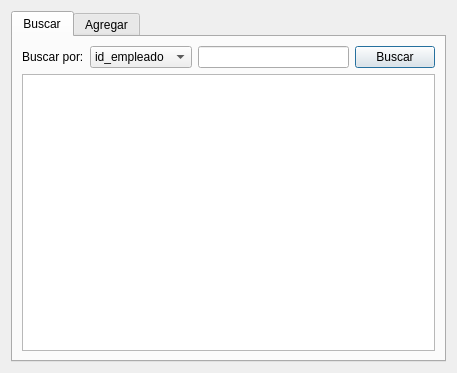
<?xml version="1.0" encoding="UTF-8"?>
<ui version="4.0">
 <class>Empleados</class>
 <widget class="QDialog" name="Empleados">
  <property name="geometry">
   <rect>
    <x>0</x>
    <y>0</y>
    <width>457</width>
    <height>373</height>
   </rect>
  </property>
  <property name="windowTitle">
   <string>Dialog</string>
  </property>
  <layout class="QVBoxLayout" name="verticalLayout">
   <item>
    <widget class="QTabWidget" name="empleado">
     <property name="currentIndex">
      <number>0</number>
     </property>
     <widget class="QWidget" name="buscar">
      <attribute name="title">
       <string>Buscar</string>
      </attribute>
      <layout class="QVBoxLayout" name="verticalLayout_2">
       <item>
        <layout class="QHBoxLayout" name="horizontalLayout">
         <item>
          <widget class="QLabel" name="label">
           <property name="text">
            <string>Buscar por:</string>
           </property>
          </widget>
         </item>
         <item>
          <widget class="QComboBox" name="comboBoxEmp">
           <item>
            <property name="text">
             <string>id_empleado</string>
            </property>
           </item>
           <item>
            <property name="text">
             <string>nombre</string>
            </property>
           </item>
           <item>
            <property name="text">
             <string>telefono</string>
            </property>
           </item>
           <item>
            <property name="text">
             <string>tienda</string>
            </property>
           </item>
          </widget>
         </item>
         <item>
          <widget class="QLineEdit" name="lineEdit2"/>
         </item>
         <item>
          <widget class="QPushButton" name="buscar_2">
           <property name="text">
            <string>Buscar</string>
           </property>
          </widget>
         </item>
        </layout>
       </item>
       <item>
        <widget class="QTextBrowser" name="textBrowser"/>
       </item>
      </layout>
     </widget>
     <widget class="QWidget" name="agregar">
      <attribute name="title">
       <string>Agregar</string>
      </attribute>
      <layout class="QVBoxLayout" name="verticalLayout_3">
       <item>
        <layout class="QHBoxLayout" name="horizontalLayout_2">
         <item>
          <layout class="QGridLayout" name="gridLayout">
           <item row="0" column="0">
            <widget class="QLabel" name="id_empleado">
             <property name="text">
              <string>ID:</string>
             </property>
            </widget>
           </item>
           <item row="0" column="1" colspan="3">
            <widget class="QLineEdit" name="edit_id"/>
           </item>
           <item row="1" column="0">
            <widget class="QLabel" name="nombre">
             <property name="text">
              <string>Nombre:</string>
             </property>
            </widget>
           </item>
           <item row="1" column="2" colspan="2">
            <widget class="QLineEdit" name="edit_nombre"/>
           </item>
           <item row="2" column="0" colspan="2">
            <widget class="QLabel" name="domicilio">
             <property name="text">
              <string>Domicilio:  </string>
             </property>
            </widget>
           </item>
           <item row="2" column="2" colspan="2">
            <widget class="QLineEdit" name="edit_domicilio"/>
           </item>
           <item row="3" column="0" colspan="3">
            <widget class="QLabel" name="telefono">
             <property name="text">
              <string>Telefono: </string>
             </property>
            </widget>
           </item>
           <item row="3" column="3">
            <widget class="QLineEdit" name="edit_telefono"/>
           </item>
           <item row="4" column="0" colspan="3">
            <widget class="QLabel" name="puesto">
             <property name="text">
              <string>Puesto:</string>
             </property>
            </widget>
           </item>
           <item row="4" column="3">
            <widget class="QLineEdit" name="edit_puesto"/>
           </item>
           <item row="5" column="0" colspan="3">
            <widget class="QLabel" name="salario">
             <property name="text">
              <string>Salario:</string>
             </property>
            </widget>
           </item>
           <item row="5" column="3">
            <widget class="QLineEdit" name="edit_salario"/>
           </item>
           <item row="6" column="0" colspan="3">
            <widget class="QLabel" name="id_tienda">
             <property name="text">
              <string>Tienda:</string>
             </property>
            </widget>
           </item>
           <item row="6" column="3">
            <widget class="QLineEdit" name="edit_tienda"/>
           </item>
          </layout>
         </item>
         <item>
          <spacer name="horizontalSpacer_2">
           <property name="orientation">
            <enum>Qt::Horizontal</enum>
           </property>
           <property name="sizeHint" stdset="0">
            <size>
             <width>40</width>
             <height>20</height>
            </size>
           </property>
          </spacer>
         </item>
        </layout>
       </item>
       <item>
        <layout class="QHBoxLayout" name="horizontalLayout_3">
         <item>
          <widget class="QPushButton" name="agregar_2">
           <property name="text">
            <string>Agregar</string>
           </property>
          </widget>
         </item>
         <item>
          <widget class="QLineEdit" name="lineEdit_2"/>
         </item>
         <item>
          <spacer name="horizontalSpacer">
           <property name="orientation">
            <enum>Qt::Horizontal</enum>
           </property>
           <property name="sizeHint" stdset="0">
            <size>
             <width>40</width>
             <height>20</height>
            </size>
           </property>
          </spacer>
         </item>
        </layout>
       </item>
      </layout>
     </widget>
    </widget>
   </item>
  </layout>
 </widget>
 <resources/>
 <connections/>
</ui>
